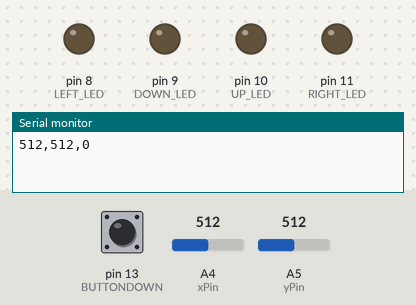
A sketch run on a simulated Arduino Uno, built with avr-gcc and run on an emulated ATmega328P. Shown: output pins drawn as LEDs (lit = HIGH), the last lines printed to the serial monitor. Inputs (shaded band) come from the test bench; at power-on: A5 (yPin) = 512, A4 (xPin) = 512, pin 13 (BUTTONDOWN) LOW.

Above: at 1.2 s.
1.3 s: A5 (yPin) set to 315
2.8 s: A5 (yPin) set to 290
At 3.9 s:
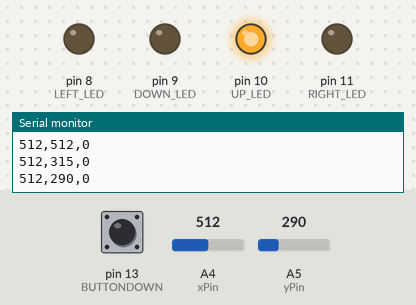
4.3 s: A5 (yPin) set to 810
At 5.0 s:
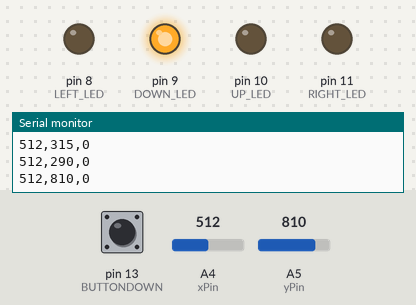
5.8 s: A5 (yPin) set to 782
At 6.2 s:
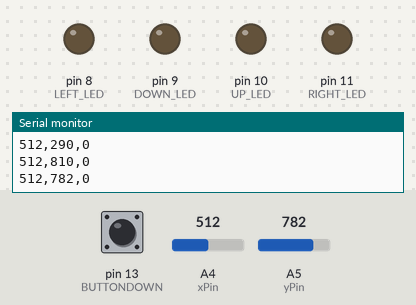
7.3 s: A4 (xPin) set to 785
8.8 s: A4 (xPin) set to 810
At 9.7 s:
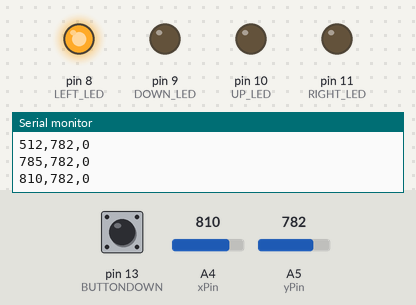
Timing chart, 0 to 11.3 s (numbered marks = the images above; inputs shaded):
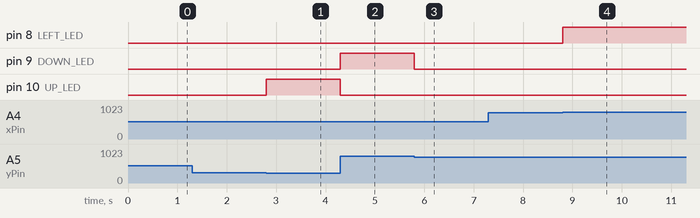

Measured:
- the behaviour switches between 300 and 299 on A5 (yPin) (found by bisection; images 0 and 1)
- the behaviour switches between 801 and 800 on A5 (yPin) (found by bisection; images 2 and 3)
- the behaviour switches between 800 and 801 on A4 (xPin) (found by bisection; images 3 and 4)
- after the input at 2.8 s, pin 10 (UP_LED): LOW → HIGH at once
- after the input at 4.3 s, pin 9 (DOWN_LED): LOW → HIGH at once; pin 10 (UP_LED): HIGH → LOW at once
- after the input at 5.8 s, pin 9 (DOWN_LED): HIGH → LOW at once
- after the input at 8.8 s, pin 8 (LEFT_LED): LOW → HIGH at once

The sketch:

sketch_sep4b.ino
```cpp
int xPin = A4;  // X-axis pin
int yPin = A5;  // Y-axis pin

int xValue; // X value
int yValue; // Y value

int buttonState = 0; // Joystick button

int lastX = 0;  // Store last X value
int lastY = 0;  // Store last Y value

/// LEDs on the breadboard & joystick button
#define UP_LED 10
#define RIGHT_LED 11
#define LEFT_LED 8
#define DOWN_LED 9
#define BUTTONDOWN 13

/// Defining pins and starting COM port
void setup() {
  pinMode(xPin,   INPUT);
  pinMode(yPin,   INPUT);
  pinMode(BUTTONDOWN, INPUT);
  pinMode(UP_LED , OUTPUT);
  pinMode(RIGHT_LED , OUTPUT);
  pinMode(LEFT_LED , OUTPUT);
  pinMode(DOWN_LED , OUTPUT);
  Serial.begin(9600);
}

void loop() {
  int xValue = analogRead(xPin);  // Read X value
  int yValue = analogRead(yPin);  // Read Y value
  buttonState = digitalRead(BUTTONDOWN);

  /// Only print if X or Y value has changed
  if (xValue != lastX || yValue != lastY) {

    /// Printing to COM port
    if (xValue > 500 && xValue < 510) { Serial.print(512); } else { Serial.print(xValue); } // Stick drift prevention
    Serial.print(",");
    if (yValue > 490 && yValue < 500) { Serial.print(512); } else { Serial.print(yValue); } // Stick drift prevention
    Serial.print(",");
    Serial.println(buttonState);

    /// Turning off LEDs after loop
    digitalWrite(UP_LED, LOW);
    digitalWrite(DOWN_LED, LOW);
    digitalWrite(LEFT_LED, LOW);
    digitalWrite(RIGHT_LED, LOW);

    /// Turning on LEDs depending on the direction of the joystick
    if (yValue < 300) {
      digitalWrite(UP_LED, HIGH);
    }
    else if (yValue > 800) {
      digitalWrite(DOWN_LED, HIGH);
    }
    else if (xValue < 200) {
      digitalWrite(RIGHT_LED, HIGH);
    }
    else if (xValue > 800) {
      digitalWrite(LEFT_LED, HIGH);
    }


    // Update last values
    lastX = xValue;
    lastY = yValue;
  }

  delay(1);
}
```
